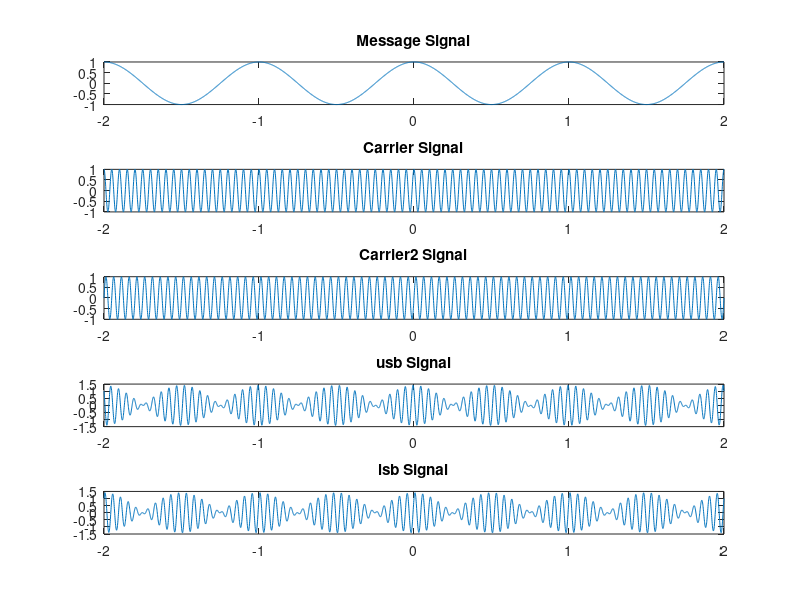
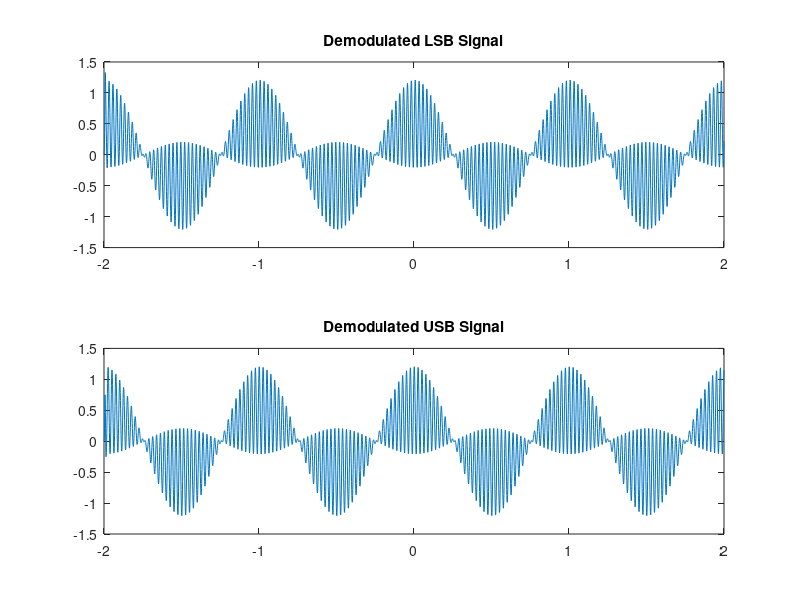

Write the MATLAB code that produced these figures, in order.
clc;
close all;
clear all;

fm=1;
fc=20;
Am=1;;
Ac=1;

tc=1/fc;
tm=1/fm;
t=-2:0.001:2;
f=-2:0.001:2;
mt1= Am.*cos(2*pi*fm*t);
subplot(5,1,1);
plot(t,mt1);
title ("Message Signal")
mt2= hilbert(mt1);



ct1= Ac.*cos(2*pi*fc*t);
subplot(5,1,2);
plot(t,ct1);
title ("Carrier Signal")
ct2= Ac.*sin(2*pi*fc*t);
subplot(5,1,3);
plot(t,ct2);
title ("Carrier2 Signal")


usb=mt1.*cos(2*pi*fc*t)-mt2.*sin(2*pi*fc*t);
subplot(5,1,4);
plot(t,usb);
title ("usb Signal")

lsb=mt1.*cos(2*pi*fc*t)+mt2.*sin(2*pi*fc*t);
subplot(5,1,5);
plot(t,lsb);
title ("lsb Signal")


% Demodulation
demod_lsb = lsb .* cos(2*pi*fc*t);
demod_usb = usb .* cos(2*pi*fc*t);

% Low-pass filter
lpf_cutoff = 2.5 * fm; % Set cutoff frequency for the low-pass filter
[b, a] = butter(6, lpf_cutoff/(0.5*fc));
demod_lsb_filtered = filter(b, a, demod_lsb);
demod_usb_filtered = filter(b, a, demod_usb);

% Plot demodulated signals
figure;
subplot(2,1,1);
plot(t, demod_lsb_filtered);
title("Demodulated LSB Signal");

subplot(2,1,2);
plot(t, demod_usb_filtered);
title("Demodulated USB Signal");






